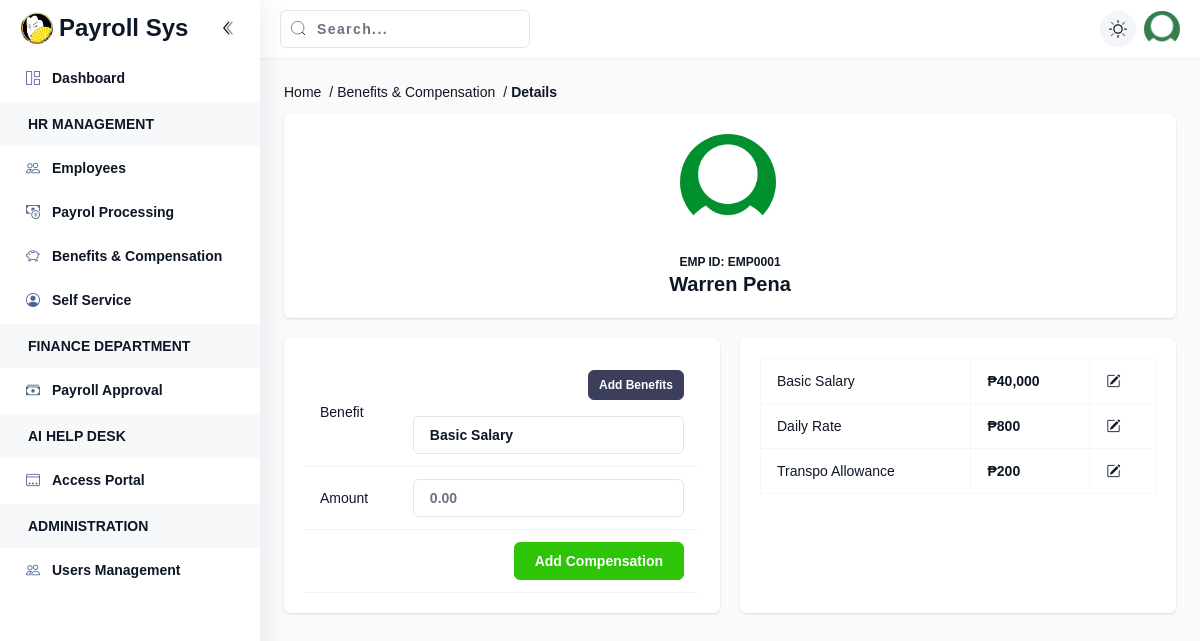
The app's page /benefits-compensation/details?emp_id=EMP0001 (signed in) with its own data.
### tables this page shows
CREATE TABLE `employees` (
  `id` int NOT NULL,
  `employee_id` char(30) NOT NULL,
  `firstname` varchar(25) DEFAULT NULL,
  `lastname` varchar(25) DEFAULT NULL,
  `profile` varchar(50) DEFAULT NULL,
  `email` varchar(50) DEFAULT NULL,
  `contact` varchar(15) DEFAULT NULL,
  `position` varchar(30) DEFAULT NULL,
  `birthdate` date DEFAULT NULL,
  `gender` varchar(10) DEFAULT NULL,
  `civil_status` varchar(10) DEFAULT NULL,
  `address` text,
  `sss` varchar(20) DEFAULT NULL,
  `tin` varchar(20) DEFAULT NULL,
  `philhealth` varchar(20) DEFAULT NULL,
  `pagibig` varchar(20) DEFAULT NULL,
  `status` varchar(25) DEFAULT NULL,
  `approved` tinyint(1) DEFAULT NULL,
  `created_at` datetime DEFAULT NULL,
  `updated_at` datetime DEFAULT NULL,
  `registered_at` datetime DEFAULT NULL
);

CREATE TABLE `benefits_compensation` (
  `id` int NOT NULL,
  `employee_id` char(30) NOT NULL,
  `type` varchar(30) NOT NULL,
  `amount` decimal(10,2) NOT NULL,
  `remark` varchar(30) NOT NULL,
  `created_at` datetime NOT NULL,
  `updated_at` datetime DEFAULT NULL,
  `updated_by` char(50) NOT NULL
);

### page/Benefits-compensation.php (called while the page is built)
<?php
    ViewPage("benefits", "list");
?>

### app/core/connection.php (called while the page is built)
<?php
return [
    "DB_HOST" => 'localhost',
    "DB_USER" => 'root',
    "DB_PASSWORD" => '',
    "DB_NAME" => 'payroll'
];

### app/core/database.php (called while the page is built, shortened)
<?php
class Database
{
	public $DB;
    private $DB_HOST;
    private $DB_USER;
    private $DB_PASSWORD;
    private $DB_NAME;
    function __construct()
    {
        $connection = include __DIR__ . '/connection.php';
        $this->DB_HOST = $connection['DB_HOST'] ?? 'localhost';
        $this->DB_USER = $connection['DB_USER'] ?? 'root';
        $this->DB_PASSWORD = $connection['DB_PASSWORD'] ?? '';
        $this->DB_NAME = $connection['DB_NAME'] ?? '';
    }
	public function DB_CONNECTION()
	{
        try{
            $this->DB = new mysqli($this->DB_HOST, $this->DB_USER, $this->DB_PASSWORD, $this->DB_NAME);
        }catch(Exception $e){
            die('
                <!DOCTYPE html>
                <html lang="en">
                    <head>
                        <meta charset="UTF-8">
                        <meta name="viewport" content="width=device-width, initial-scale=1.0">
                        <title>Application Error</title>
                        <link rel="stylesheet" href="https://cdn.jsdelivr.net/npm/bootstrap@5.3.0/dist/css/bootstrap.min.css">
                    </head>
                    <body class="min-vh-100 d-flex align-items-center">
                        <div class="container text-center">
                            <div class="row justify-content-center">
                                <div class="col-md-6">
                                    <p class="lead">Something went wrong</p>
                                    <p class="mb-1 small">We\'re sorry, but an unexpected error occurred.</p>
                                    <code>'.$e->getMessage().'</code>
                                </div>
                            </div>
                        </div>
                    </body>
                </html>
            ');
        }
	}
	public function SELECT($table, $fields = '*', $options = '')
	{
		$query = "SELECT {$fields} FROM {$table} {$options} ";
		$result = $this->DB->query($query) or die("Cannot execute SELECT command: " . $this->DB->error);
		$data = $result->fetch_all(MYSQLI_ASSOC);
		return $data;
	}
	public function SELECT_WHERE($table, $fields, $where, $options = '')
	{
		$condition = "";
		foreach ($where as $key => $value) {
			$condition .= $key . " = '" . $value . "' AND ";
		}
		$condition = substr($condition, 0, -5);
		$query = "SELECT {$fields} FROM {$table} WHERE {$condition} {$options}";
		$result = $this->DB->query($query) or die("Cannot execute SELECT_WHERE command: " . $this->DB->error);
		$data = $result->fetch_all(MYSQLI_ASSOC);
		return $data;
	}
	public function SELECT_ONE_WHERE($table, $fields, $where, $options = null)
	{
		$condition = "";
		foreach ($where as $key => $value) {
			$condition .= $key . " = '" . $value . "' AND ";
		}
		$condition = substr($condition, 0, -5);
		$query = "SELECT {$fields} FROM {$table} WHERE {$condition} {$options} LIMIT 1";
		$result = $this->DB->query($query) or die("Cannot execute SELECT_ONE_WHERE command: " . $this->DB->error);
		$data = $result->fetch_assoc();
		return $data;
	}
}

### app/init.php (called while the page is built, shortened)
<?php
require_once("core/utils.php");
require_once("core/database.php");
$DB = new Database();

### app/core/utils.php (called while the page is built, shortened)
<?php
function PESO($int, $decimal = 0){
    if($decimal == 0){
        return '₱'.number_format($int);
    }else{
        return '₱'.number_format($int, $decimal);
    }
}

### page/benefits/Details.php (the view, shortened to what this page needs)
<?php
    $employee_id =  $_GET['emp_id'] ?? null;
    $employee = $DB->SELECT_ONE_WHERE("employees", "*", ["employee_id" => $employee_id]);
    $benefits = $DB->SELECT("benefits","*");
    $benefits_compensation = $DB->SELECT_WHERE("benefits_compensation","*", ["employee_id" => $employee_id]);
?>
<div class="page-content">
    <div class="panel h-full flex-col mb-5">
        <div class="flex flex-col items-center justify-center">
            <div class="flex flex-col items-center justify-center">
                <div class="w-[100px] mb-2" id="previewPicture">
                    <img src="<?= DOMAIN ?>/upload/profile/default.png" alt="image" id="profileImage" class="mb-4 h-24 w-24 rounded-full object-cover">
                </div>
                <div class="text-xs font-bold">EMP ID: <?=$employee['employee_id']?></div>
                <h2 class="text-xl font-bold"><?=$employee['firstname'].' '.$employee['lastname']?></h2>
            </div>
        </div>
    </div>
    <div class="mb-5 grid grid-cols-1 gap-5 lg:grid-cols-2 xl:grid-cols-2">
        <div class="panel">
            <table>
                <tr>
                    <td>Benefit</td>
                    <td>
                        <div class="flex justify-end">
                            <button class="btn btn-dark btn-sm mb-4" id="btnAddBenefit">Add Benefits</button>
                        </div>
                        <select class="form-input" id="benefit_type">
                            <?php foreach($benefits as $benefit){ ?>
                                <option><?=$benefit['type']?></option>
                            <?php } ?>
                        </select>
                    </td>
                </tr>
                <tr>
                    <td>Amount</td>
                    <td>
                        <input type="number" id="benefit_amount" class="form-input" placeholder="0.00">
                    </td>
                </tr>
                <tr>
                    <td colspan="1"></td>
                    <td class="flex justify-end">
                        <button class="btn btn-primary" id="btnAddCompensation">Add Compensation</button>
                    </td>
                </tr>
            </table>
        </div>
        <div class="panel">
            <?php if(empty($benefits_compensation)){ ?>
                <div class="flex items-center justify-center h-full">
                    <div class="font-bold">No Benefits & Compensation Available</div>
                </div>
            <?php }else{ ?>
                <table class="table-bordered">
                    <?php foreach($benefits_compensation as $data){ ?>
                        <tr>
                            <td><?=$data['type']?></td>
                            <td class="font-bold"><?=PESO($data['amount'])?></td>
                            <td><i class="bi bi-pencil-square btnEdit" data-benefit_id="<?=$data['id']?>"></i></td>
                        </tr>
                    <?php } ?>
                </table>
            <?php } ?>
        </div>
    </div>
</div>

### assets/css/app.css (style rules this page uses)
:root { --app-color-primary: none; --app-color-secondary: none; }

### records on screen
employees: employee "EMP0001", firstname "Warren", lastname "Pena"
benefits_compensation: type "Basic Salary", amount "₱40,000"
benefits_compensation: type "Daily Rate", amount "₱800"
benefits_compensation: type "Transpo Allowance", amount "₱200"

### other values on screen
APP_NAME "Payroll Sys"
$title "Dashboard Employees Payrol Processing Benefits & Compensation Self Service Payroll Approval Access Portal Users Management"
$title "HR MANAGEMENT FINANCE DEPARTMENT AI HELP DESK ADMINISTRATION"
$item['label'] "Home"
$item['label'] "Benefits & Compensation"
$item['label'] "Details"
form field value "Basic Salary"
